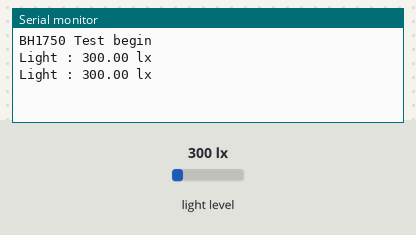
Bench run of a sketch on a simulated Arduino Uno, built with avr-gcc and run on an emulated ATmega328P. On the bench: the last lines printed to the serial monitor. The test bench sets the inputs (shaded band); at power-on: light level 300 lx.

Above: at 1.8 s.
1.9 s: light level set to 40 lx
At 2.5 s:
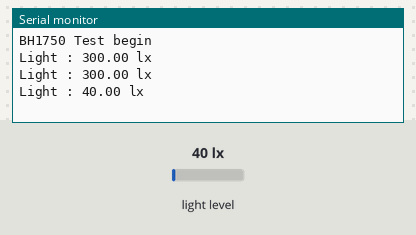
3.4 s: light level set to 500 lx
At 4.8 s:
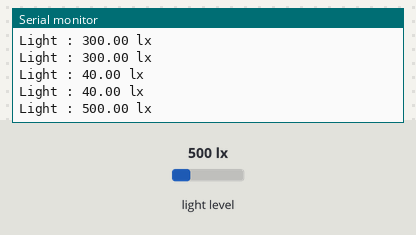
Timing chart, 0 to 6.4 s (numbered marks = the images above; inputs shaded):
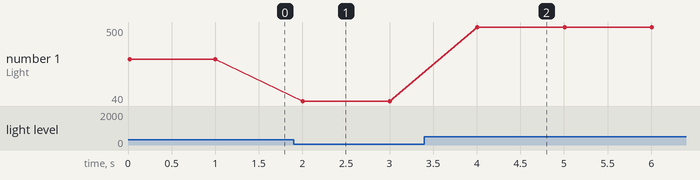

Measured:
- after the input at 1.9 s, the serial monitor: prints a new line after 0.10 s (image 1)
- after the input at 3.4 s, the serial monitor: prints a new line after 0.61 s (image 2)
- plotted number 1: 300 → 40 after the input at 1.9 s, 40 → 500 after the input at 3.4 s

The sketch:

light_recorder.ino
```cpp
#include <Wire.h>
#include "BH1750.h"

//Global variables
BH1750 light_Meter;

void setup() {
  Serial.begin(9600);

  //Initialize the I2c bus
  Wire.begin();

  light_Meter.begin();

  Serial.println(F("BH1750 Test begin"));

}

void loop() {
  float lux = light_Meter.readLightLevel();
  Serial.print("Light : ");
  Serial.print(lux);
  Serial.println(" lx");
  delay(1000);
}
```
